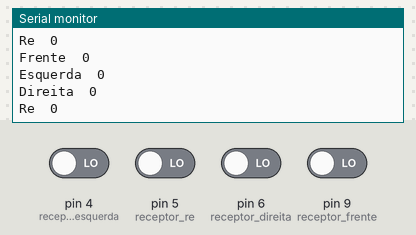
Bench run of a sketch on a simulated Arduino Uno, built with avr-gcc and run on an emulated ATmega328P. Shown: the last lines printed to the serial monitor. Inputs (shaded band) come from the test bench; at power-on: pin 4 (receptor_esquerda), pin 5 (receptor_re), pin 6 (receptor_direita), pin 9 (receptor_frente) LOW. No radio packets arrive unless stated.

Above: at 1.2 s.
1.3 s: pin 4 (receptor_esquerda) driven HIGH
4.3 s: pin 5 (receptor_re) driven HIGH
At 4.6 s:
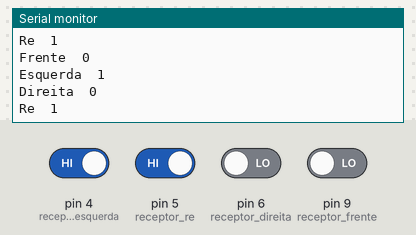
5.8 s: pin 6 (receptor_direita) driven HIGH
8.8 s: pin 9 (receptor_frente) driven HIGH
At 9.2 s:
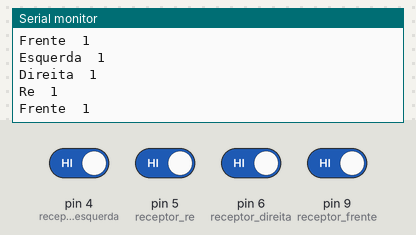

Measured:
- after the input at 4.3 s, the serial monitor: prints a new line after 0.14 s (image 1)
- after the input at 8.8 s, the serial monitor: prints a new line after 0.09 s (image 2)

The sketch:

placaemissoav04.ino
```cpp
#include <RF24.h>
//#define TEMPO_DELAY 250
#define pinCE    7
#define pinCSN   8
// variaveis do roboquedo
#define receptor_frente 9
#define receptor_esquerda 4
#define receptor_direita 6
#define receptor_re 5

typedef struct estruturaDadosRF
{
   boolean ligando = false;
   boolean frente = false;
   boolean re = false;
   boolean direita = false;
   boolean esquerda = false;
   int tempoqueeleanda=100;// ESSA VARIAVEL É PASSADA POR MOTIVOS DE EFICIENCIA NOS TESTES
   //unsigned short t_latitude= TEMPO_DELAY;
}tipoDadosRF;
tipoDadosRF dadosRF;

RF24 radio(pinCE,pinCSN);

const uint64_t pipe = 0xE8E8F0F0E1LL;

int leitura_frente= 9;
int leitura_direita= 9;
int leitura_esquerda= 9;
int leitura_re= 9;

void setup() {

//----------------Abertura da comunicação--------------------
  radio.begin();
  radio.setPALevel( RF24_PA_LOW );     //RF24_PA_MIN  / RF24_PA_LOW / RF24_PA_HIGH / RF24_PA_MAX
  radio.setDataRate( RF24_250KBPS );   //RF24_250KBPS / RF24_1MBPS  / RF24_2MBPS
  radio.openWritingPipe(pipe);
//---------------Setup do Roboquedo-------------------------
  Serial.begin(9600);
  pinMode(receptor_frente, INPUT);
  pinMode(receptor_esquerda, INPUT);
  pinMode(receptor_direita, INPUT);
  pinMode(receptor_re, INPUT);
}

void loop() {

    radio.write( &dadosRF, sizeof(tipoDadosRF) );

    leitura_frente = digitalRead(receptor_frente);
    leitura_esquerda = digitalRead(receptor_esquerda);
    leitura_direita = digitalRead(receptor_direita);
    leitura_re = digitalRead(receptor_re);

    Serial.print("Frente  ");
    Serial.println(leitura_frente);
    Serial.print("Esquerda  ");
    Serial.println(leitura_esquerda);
    Serial.print("Direita  ");
    Serial.println(leitura_direita);
    Serial.print("Re  ");
    Serial.println(leitura_re);
   delay(100);

    if(leitura_frente == 1){
    dadosRF.frente = true;
    //precisa fazer ajustes no tempo...
    }
    else if(leitura_esquerda == 1){
     dadosRF.esquerda = true;
  // aqui tbm
    }
    else if(leitura_direita == 1){
    dadosRF.direita = true;
    // e aqui
    }
    else if(leitura_re == 1){
   dadosRF.re = true;
  //e aqui
    }
    else{
  dadosRF.frente=false;
  dadosRF.esquerda=false;
  dadosRF.direita=false;
  dadosRF.re=false;
   }
}
```
